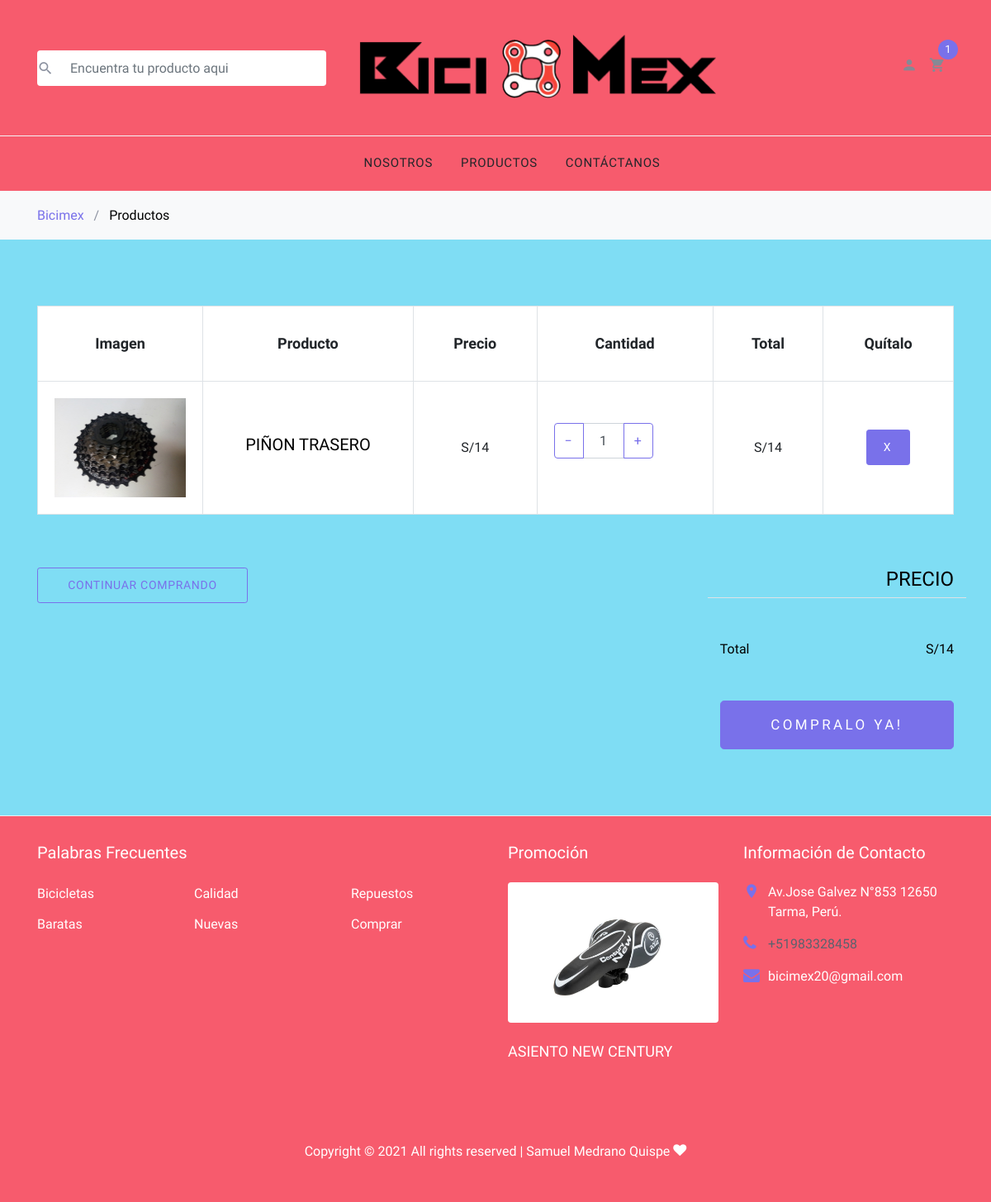
Screenshot of /cart.php?id=25 with the database file from the repository.
### tables this page shows
CREATE TABLE `productos` (
  `id` int(11) NOT NULL,
  `nombre` varchar(300) NOT NULL,
  `descripcion` text NOT NULL,
  `precio` double NOT NULL,
  `imagen` varchar(200) NOT NULL,
  `inventario` int(11) NOT NULL
);

### cart.php (the view, shortened to what this page needs)
<?php
  include './php/conexion.php';
  if(isset($_SESSION['carrito'])){
    if(isset($_GET['id'])){
      $arreglo =$_SESSION['carrito'];
      $encontro=false;
      $numero = 0;
      for($i=0;$i<count($arreglo);$i++){
        if($arreglo[$i]['Id'] == $_GET['id']){
          $encontro=true;
          $numero=$i;
        }
      }
      if($encontro == true){
        $arreglo[$numero]['Cantidad']=$arreglo[$numero]['Cantidad']+1;
        $_SESSION['carrito']=$arreglo;
      }else{
        $nombre ="";
        $precio= "";
        $imagen="";
        $res= $conexion->query('select * from productos where id='.$_GET['id'])or die($conexion->error);
        $fila = mysqli_fetch_row($res);
        $nombre=$fila[1];
        $precio = $fila[3];
        $imagen = $fila[4];
        $arregloNuevo= array(
                    'Id'=> $_GET['id'],
                    'Nombre'=> $nombre,
                    'Precio'=>$precio,
                    'Imagen'=> $imagen,
                    'Cantidad' => 1
        );
        array_push($arreglo, $arregloNuevo);
        $_SESSION['carrito']=$arreglo;
      }
    }
  }else{
    if(isset($_GET['id'])){
      $res= $conexion->query('select * from productos where id='.$_GET['id'])or die($conexion->error);
    }
  }
?>
<!DOCTYPE html>
<html lang="en">
  <head>
    <link rel="stylesheet" href="fonts/icomoon/style.css">
    <link rel="stylesheet" href="css/bootstrap.min.css">
    <link rel="stylesheet" href="css/magnific-popup.css">
    <link rel="stylesheet" href="css/jquery-ui.css">
    <link rel="stylesheet" href="css/owl.carousel.min.css">
    <link rel="stylesheet" href="css/owl.theme.default.min.css">
    <link rel="stylesheet" href="css/aos.css">
    <link rel="stylesheet" href="css/style.css">
  </head>
  <body style="background-color:#7FDDF4">
  <div class="site-wrap">
  <?php include("./layouts/header.php"); ?>
    <div class="site-section">
      <div class="container">
        <div class="row mb-5">
          <form class="col-md-12" method="post">
            <div class="site-blocks-table">
              <table class="table table-bordered" style="background-color:white">
                <thead>
                  <tr>
                    <th class="product-thumbnail">Imagen</th>
                    <th class="product-name">Producto</th>
                    <th class="product-price">Precio</th>
                    <th class="product-quantity">Cantidad</th>
                    <th class="product-total">Total</th>
                    <th class="product-remove">Quítalo</th>
                  </tr>
                </thead>
                <tbody>
                <?php
                  $total = 0;
                  if(isset($_SESSION['carrito'])){
                    $arregloCarrito =$_SESSION['carrito'];
                    for($i=0;$i<count($arregloCarrito);$i++){
                      $total= $total + ( $arregloCarrito[$i]['Precio'] * $arregloCarrito[$i]['Cantidad'] );
                ?>
                  <tr>
                    <td class="product-thumbnail">
                      <img src="images/<?php echo $arregloCarrito[$i]['Imagen']; ?>" alt="Image" class="img-fluid">
                    </td>
                    <td class="product-name">
                      <h2 class="h5 text-black"><?php echo $arregloCarrito[$i]['Nombre']; ?></h2>
                    </td>
                    <td>S/<?php echo $arregloCarrito[$i]['Precio']; ?></td>
                    <td>
                      <div class="input-group mb-3" style="max-width: 120px;">
                        <div class="input-group-prepend">
                          <button class="btn btn-outline-primary js-btn-minus btnIncrementar" type="button">&minus;</button>
                        </div>
                        <input type="text" class="form-control text-center txtCantidad"
                            data-precio="<?php echo $arregloCarrito[$i]['Precio']; ?>"
                            data-id="<?php echo $arregloCarrito[$i]['Id']; ?>"
                            value="<?php echo $arregloCarrito[$i]['Cantidad']; ?>"
                            placeholder="" aria-label="Example text with button addon" aria-describedby="button-addon1">
                        <div class="input-group-append">
                          <button class="btn btn-outline-primary js-btn-plus btnIncrementar" type="button">&plus;</button>
                        </div>
                      </div>
                    </td>
                    <td class="cant<?php echo $arregloCarrito[$i]['Id']; ?>">
                      S/<?php echo $arregloCarrito[$i]['Precio'] * $arregloCarrito[$i]['Cantidad']; ?></td>
                    <td><a href="#" class="btn btn-primary btn-sm btnEliminar" data-id="<?php echo $arregloCarrito[$i]['Id'];?>">X</a></td>
                  </tr>
                  <?php } } ?>
                </tbody>
              </table>
            </div>
          </form>
        </div>
        <div class="row">
          <div class="col-md-6">
            <div class="row mb-5">
              <div class="col-md-6">
                <button class="btn btn-outline-primary btn-sm btn-block"><a href="index.php">Continuar Comprando</a></button>
              </div>
            </div>
          </div>
          <div class="col-md-6 pl-5">
            <div class="row justify-content-end">
              <div class="col-md-7">
                <div class="row">
                  <div class="col-md-12 text-right border-bottom mb-5">
                    <h3 class="text-black h4 text-uppercase">Precio </h3>
                  </div>
                </div>
                <div class="row mb-5">
                  <div class="col-md-6">
                    <span class="text-black">Total</span>
                  </div>
                  <div class="col-md-6 text-right">
                    <strong class="text-black">S/<?php echo $total;?></strong>
                  </div>
                </div>
                <div class="row">
                  <div class="col-md-12">
                    <button class="btn btn-primary btn-lg py-3 btn-block" onclick="window.location='checkout.php'">Compralo ya! </button>
                  </div>
                </div>
              </div>
            </div>
          </div>
        </div>
      </div>
    </div>
    <?php include("./layouts/footer.php"); ?>
  </div>
  </body>
</html>

### css/style.css (style rules this page uses)
body { line-height: 1.7; color: #8c92a0; font-weight: 300; font-size: 16px; }
a { -webkit-transition: .3s all ease; -o-transition: .3s all ease; transition: .3s all ease; }
.text-black { color: #000; }
.site-wrap:before { -webkit-transition: .3s all ease-in-out; -o-transition: .3s all ease-in-out; transition: .3s all ease-in-out; background: rgba(0, 0, 0, 0.6); content: ""; position: absolute; z-index: 2000; top: 0; left: 0; right: 0; bottom: 0; opacity: 0; visibility: hidden; }
.btn { text-transform: uppercase; position: relative; -webkit-transition: 0.2s all ease-in-out !important; -o-transition: 0.2s all ease-in-out !important; transition: 0.2s all ease-in-out !important; top: 0; letter-spacing: .05em; }
.btn.btn-sm { font-size: 14px !important; padding: 10px 20px !important; }
.btn.btn-primary { font-size: 17px; font-weight: 300; letter-spacing: .2em; }
.form-control { height: 43px; }
.site-section { padding: 2.5em 0; }
@media (min-width: 768px) { .site-section { padding: 5em 0; } }
.site-blocks-table { overflow: auto; }
.site-blocks-table .product-thumbnail { width: 200px; }
.site-blocks-table thead th { padding: 30px; text-align: center; border-width: 1px !important; vertical-align: middle; color: #212529; font-size: 18px; }
.site-blocks-table td { padding: 20px; text-align: center; vertical-align: middle; color: #212529; }
.site-blocks-table tbody tr:first-child td { border-top: 1px solid #7971ea !important; }

### rows the page displays
productos: imagen (picture), nombre "PIÑON TRASERO", precio "14", value "1"

### other values shown
count($_SESSION['carrito']) "1"
$total "14"
